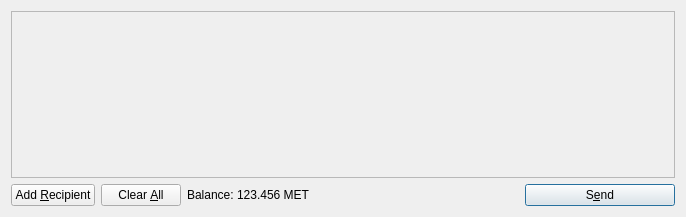
<?xml version="1.0" encoding="UTF-8"?>
<ui version="4.0">
 <class>SendCoinsDialog</class>
 <widget class="QDialog" name="SendCoinsDialog">
  <property name="geometry">
   <rect>
    <x>0</x>
    <y>0</y>
    <width>686</width>
    <height>217</height>
   </rect>
  </property>
  <property name="windowTitle">
   <string>Send Coins</string>
  </property>
  <layout class="QVBoxLayout" name="verticalLayout">
   <item>
    <widget class="QScrollArea" name="scrollArea">
     <property name="widgetResizable">
      <bool>true</bool>
     </property>
     <widget class="QWidget" name="scrollAreaWidgetContents">
      <property name="geometry">
       <rect>
        <x>0</x>
        <y>0</y>
        <width>666</width>
        <height>165</height>
       </rect>
      </property>
      <layout class="QVBoxLayout" name="verticalLayout_2">
       <property name="margin">
        <number>0</number>
       </property>
       <item>
        <layout class="QVBoxLayout" name="entries">
         <property name="spacing">
          <number>6</number>
         </property>
        </layout>
       </item>
       <item>
        <spacer name="verticalSpacer">
         <property name="orientation">
          <enum>Qt::Vertical</enum>
         </property>
         <property name="sizeHint" stdset="0">
          <size>
           <width>20</width>
           <height>40</height>
          </size>
         </property>
        </spacer>
       </item>
      </layout>
     </widget>
    </widget>
   </item>
   <item>
    <layout class="QHBoxLayout" name="horizontalLayout">
     <item>
      <widget class="QPushButton" name="addButton">
       <property name="toolTip">
        <string>Send to multiple recipients at once</string>
       </property>
       <property name="text">
        <string>Add &amp;Recipient</string>
       </property>
       <property name="icon">
        <iconset resource="../bitcoin.qrc">
         <normaloff>:/icons/add</normaloff>:/icons/add</iconset>
       </property>
       <property name="autoDefault">
        <bool>false</bool>
       </property>
      </widget>
     </item>
     <item>
      <widget class="QPushButton" name="clearButton">
       <property name="sizePolicy">
        <sizepolicy hsizetype="Minimum" vsizetype="Fixed">
         <horstretch>0</horstretch>
         <verstretch>0</verstretch>
        </sizepolicy>
       </property>
       <property name="toolTip">
        <string>Remove all transaction fields</string>
       </property>
       <property name="text">
        <string>Clear &amp;All</string>
       </property>
       <property name="icon">
        <iconset resource="../bitcoin.qrc">
         <normaloff>:/icons/remove</normaloff>:/icons/remove</iconset>
       </property>
       <property name="autoRepeatDelay">
        <number>300</number>
       </property>
       <property name="autoDefault">
        <bool>false</bool>
       </property>
      </widget>
     </item>
     <item>
      <layout class="QHBoxLayout" name="horizontalLayout_2">
       <property name="spacing">
        <number>3</number>
       </property>
       <item>
        <widget class="QLabel" name="label">
         <property name="text">
          <string>Balance:</string>
         </property>
        </widget>
       </item>
       <item>
        <widget class="QLabel" name="labelBalance">
         <property name="cursor">
          <cursorShape>IBeamCursor</cursorShape>
         </property>
         <property name="text">
          <string>123.456 MET</string>
         </property>
         <property name="textInteractionFlags">
          <set>Qt::LinksAccessibleByMouse|Qt::TextSelectableByKeyboard|Qt::TextSelectableByMouse</set>
         </property>
        </widget>
       </item>
      </layout>
     </item>
     <item>
      <spacer name="horizontalSpacer">
       <property name="orientation">
        <enum>Qt::Horizontal</enum>
       </property>
       <property name="sizeHint" stdset="0">
        <size>
         <width>40</width>
         <height>20</height>
        </size>
       </property>
      </spacer>
     </item>
     <item>
      <widget class="QPushButton" name="sendButton">
       <property name="minimumSize">
        <size>
         <width>150</width>
         <height>0</height>
        </size>
       </property>
       <property name="toolTip">
        <string>Confirm the send action</string>
       </property>
       <property name="text">
        <string>S&amp;end</string>
       </property>
       <property name="icon">
        <iconset resource="../bitcoin.qrc">
         <normaloff>:/icons/send</normaloff>:/icons/send</iconset>
       </property>
       <property name="default">
        <bool>true</bool>
       </property>
      </widget>
     </item>
    </layout>
   </item>
  </layout>
 </widget>
 <resources>
  <include location="../bitcoin.qrc"/>
 </resources>
 <connections/>
</ui>
